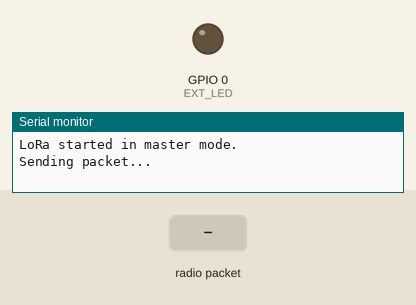
The program below on a simulated ESP32. On the bench: output pins drawn as LEDs (lit = HIGH), the last lines printed to the serial monitor. Inputs (shaded band) come from the test bench. No radio packets arrive unless stated.

Above: at 2.2 s.
2.3 s: radio packet "1" arrives
At 2.38 s:
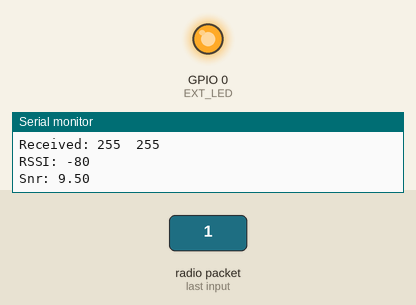
Timing chart, 0 to 5.3 s (numbered marks = the images above; inputs shaded):
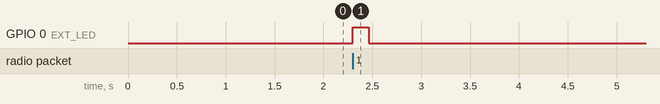

Measured:
- after the input at 2.3 s, GPIO 0 (EXT_LED): LOW → HIGH at once, → LOW 0.16 s later

The program:

main.cpp
```cpp
#include <Arduino.h> // For ....
#include "SPI.h" // Dependency for Display
#include <TinyGPS++.h> // For GPS
#include <LoRa.h> // For Lora
#include "SSD1306Wire.h"  // For display

// Definitions
#define SS      18     // GPIO18 -- SX1278's CS
#define RST     14     // GPIO14 -- SX1278's RESET
#define DI0     26     // GPIO26 -- SX1278's IRQ(Interrupt Request)
#define EXT_LED 0      // GPIO0 -- External LED (Drive High to turn on)
#define BROADCAST 0xff // Broadcast network address
#define MAX_RETRIES 10 // Number of times to rety sending the reply after reRecvRetransmit is reached
#define BUTTON_PIN 38  // Pin between PWR and RST
#define MASTER         // Uncomment for slave mode
// Variable Declarations
TinyGPSPlus gps;

uint8_t increment_low = 0; // Low order byte of increment
uint8_t increment_high = 0; // high order byte of increment
uint32_t interval = 2000; // Time that LED stays on after receiving a message
uint32_t lastRecvTime = 0; // Tracks time of last message
uint32_t noRecvRetransmit = 5000; // If we havent received a reply in this time, send again (ms)
uint8_t retryCount = MAX_RETRIES;

#ifdef MASTER
  uint8_t networkAddress = 0x01; // Master sending address

#else
  uint8_t networkAddress = 0x02; // Slave sending address
#endif

// Function Declarations
void SendIncrement();
void OnReceive(int packetSize);
void clearFIFO();

void clearFIFO() {
  while(LoRa.available()) {
    LoRa.read();
  }
}

// Function Definitions
void SendIncrement() {
  Serial.println("Sending packet...");
  LoRa.beginPacket();
  LoRa.print(networkAddress); // Preface with network address
  LoRa.print(increment_low);
  LoRa.print(increment_high);
  LoRa.endPacket();
}

void onReceive(int packetSize) {
  // Polling mode
  if (packetSize == 0) { // if there's no packet, return
    return;
  }
  Serial.println("RECEIVED!");

  // Blocking mode
  //while(packetSize == 0) {
  //  packetSize = LoRa.parsePacket();
  //}

  digitalWrite(EXT_LED, HIGH);  // turn on external led
  lastRecvTime = millis();      // timestamp the message

  // read packet bytes:
  uint8_t senderAddress = LoRa.read();
  increment_low = LoRa.read();   // Low order byte of increment
  increment_high = LoRa.read(); // high order byte of increment
  // Maybe read here until LoRa !available? -- To clear FIFO buffer

  if(senderAddress != networkAddress) {
    retryCount = MAX_RETRIES;
    uint16_t increment = ((uint16_t) increment_high << 8) | increment_low; // put the two bytes together into a 16 bit value
    // Print details:
    Serial.println("Sender: " + String(senderAddress));
    Serial.print("Received: ");
    Serial.print(increment_low);
    Serial.print("  ");
    Serial.println(increment_high);
    Serial.println("RSSI: " + String(LoRa.packetRssi()));
    Serial.println("Snr: " + String(LoRa.packetSnr()));
    Serial.println();

    // Increment increment variable
    increment_low = increment_low + 1;
    // Handle overflow
    if(increment_low == 0xff){
      increment_low = 0x00;
      increment_high = increment_high + 1;
    }

    clearFIFO();
    delay(100);
    SendIncrement();


  } else {
    Serial.println("Picked up own transmission.");
    // Received our own message,  return
    return;
  }
}


void setup() {
  // put your setup code here, to run once:
  Serial.begin(115200);
  LoRa.setPins(SS, RST, DI0);

  pinMode(EXT_LED, OUTPUT);
  pinMode(BUTTON_PIN, INPUT);

  if (!LoRa.begin(915E6)) {
    Serial.println("Starting LoRa failed!");
    while (1);
  }


  LoRa.setSpreadingFactor(12); // Maximum spreading factor -- More time on air, longer range, less bw
  LoRa.setSignalBandwidth(62.5E3); // Low bandwidth -- Longer range
  LoRa.setTxPower(20); // Maximum TX power -- Longer range


  delay(1000);

  #ifdef MASTER
    Serial.println("LoRa started in master mode.");
    SendIncrement();
  #else
    Serial.println("LoRa started in slave mode.");
  #endif


}

void loop() {
  // put your main code here, to run repeatedly:

  if ( (millis() - lastRecvTime > noRecvRetransmit ) && retryCount > 0) {
    SendIncrement();
    lastRecvTime = millis();
    //delay(2000);// Retry every 2s until we get a reply
    //retryCount--;
    //Serial.println("Retries remaining: " + String(retryCount));
  } //else {
    //if(retryCount == 0) {
    //    if(digitalRead(BUTTON_PIN) == 1){ // Reset max retries if button pressed
    //      retryCount = MAX_RETRIES
    //    }
    //  digitalWrite(EXT_LED, HIGH); // Turn on external LED
    //  delay(50);
    //  digitalWrite(EXT_LED, LOW); // Turn off external LED
    //  delay(50);
    //
    //}
  //}

  onReceive(LoRa.parsePacket());  // Check for a packet, and call onReceive with the result:
  //delay(interval);
  digitalWrite(EXT_LED, LOW); // Turn off external LED

}
```
